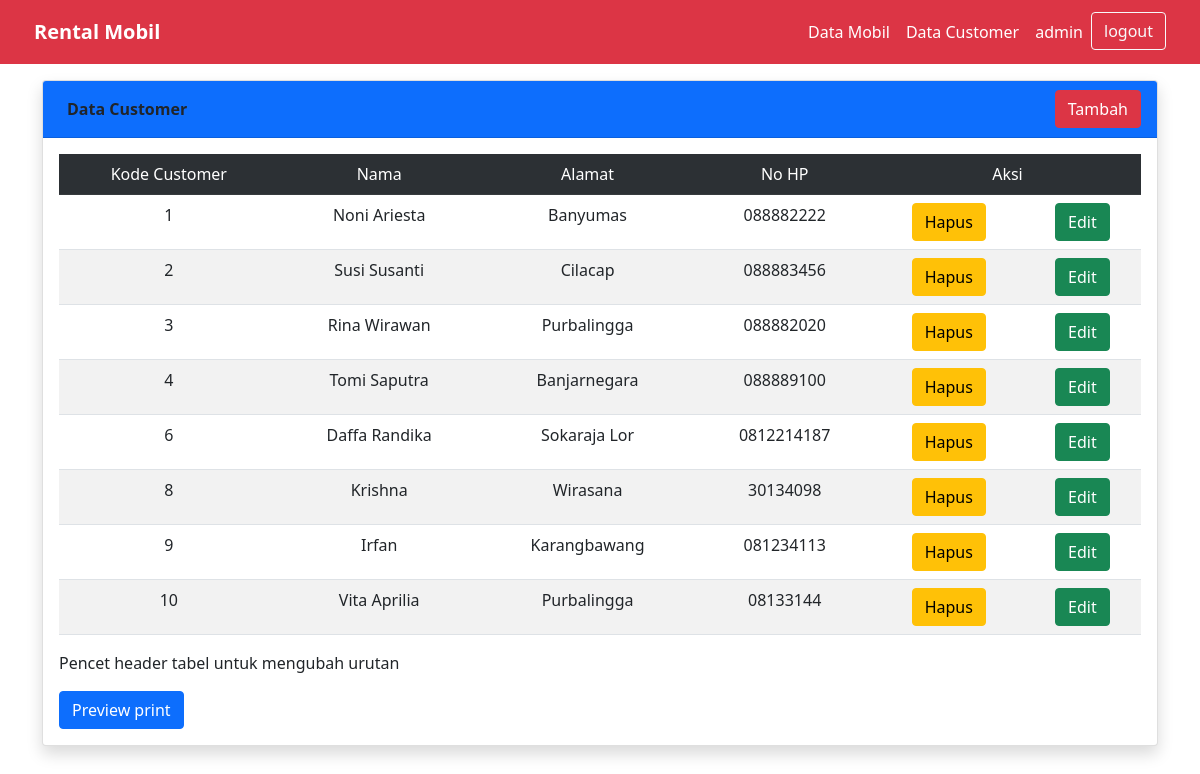
Page /app_rentalmobil/data_customer.php (signed in) on the committed database.
### tables this page shows
CREATE TABLE `customer` (
  `kd_customer` int(8) NOT NULL AUTO_INCREMENT,
  `nama` varchar(35) NOT NULL,
  `alamat` text NOT NULL,
  `no_hp` varchar(15) NOT NULL,
  PRIMARY KEY (`kd_customer`)
);

### app_rentalmobil/data_customer.php (the view, shortened to what this page needs)
<?php
include 'conn.php';
include 'header.php';
if(isset($_GET['sort'])){
    $order = $_GET['sort'];
} else {
    $order = "'date_added'";
}
$sql = "select * from customer where nama != 'admin' order by $order";
$query = mysqli_query($conn,$sql);
?>
<!DOCTYPE html>
<html lang="en">
<head>
</head>
<body>
    <div class="container mt-3">
        <div class="card shadow">
            <div class="card-header navbar bg-primary">
                <p class="m-2"><b>Data Customer</b></p>
                <a href="tambah_customer.php"><button class="btn btn-danger">Tambah</button></a>
            </div>
            <div class="card-body">
                <table class="table table-striped table-hover text-center">
                    <tr class="table-dark">
                        <td><a style="text-decoration:none;color:white;" href="?sort=kd_customer">Kode Customer</a></td>
                        <td><a style="text-decoration:none;color:white;" href="?sort=nama">Nama</a></td>
                        <td><a style="text-decoration:none;color:white;" href="?sort=alamat">Alamat</a></td>
                        <td><a style="text-decoration:none;color:white;" href="?sort=no_hp">No HP</a></td>
                        <td colspan='2'>Aksi</td>
                    </tr>
                    <?php
                    while($customer = mysqli_fetch_assoc($query)){
                    ?>
                    <tr>
                        <td><?=$customer['kd_customer']?></td>
                        <td><?=ucwords($customer['nama'])?></td>
                        <td><?=ucwords($customer['alamat'])?></td>
                        <td><?=$customer['no_hp']?></td>
                        <td><a href="hapus_customer.php?kd_customer=<?=$customer['kd_customer']?>"><button class="btn btn-warning">Hapus</button></a></td>
                        <td><a href="edit_customer.php?kd_customer=<?=$customer['kd_customer']?>"><button class="btn btn-success">Edit</button></a></td>
                    </tr>
                    <?php
                    }
                    ?>
                </table>
                <p>Pencet header tabel untuk mengubah urutan</p>
    <a href="cetak_customer.php"><button class="btn btn-primary">Preview print</button></a>
            </div>
        </div>
    </div>
</body>
</html>

### rows in the picture
customer: kd_customer "1", nama "Noni Ariesta", alamat "Banyumas", no_hp "088882222"
customer: kd_customer "2", nama "Susi Susanti", alamat "Cilacap", no_hp "088883456"
customer: kd_customer "3", nama "Rina Wirawan", alamat "Purbalingga", no_hp "088882020"
customer: kd_customer "4", nama "Tomi Saputra", alamat "Banjarnegara", no_hp "088889100"
customer: kd_customer "6", nama "Daffa Randika", alamat "Sokaraja Lor", no_hp "0812214187"
customer: kd_customer "8", nama "Krishna", alamat "Wirasana", no_hp "30134098"
customer: kd_customer "9", nama "Irfan", alamat "Karangbawang", no_hp "081234113"
customer: kd_customer "10", nama "Vita Aprilia", alamat "Purbalingga", no_hp "08133144"

### other values in the picture
$_SESSION['username'] "admin"
